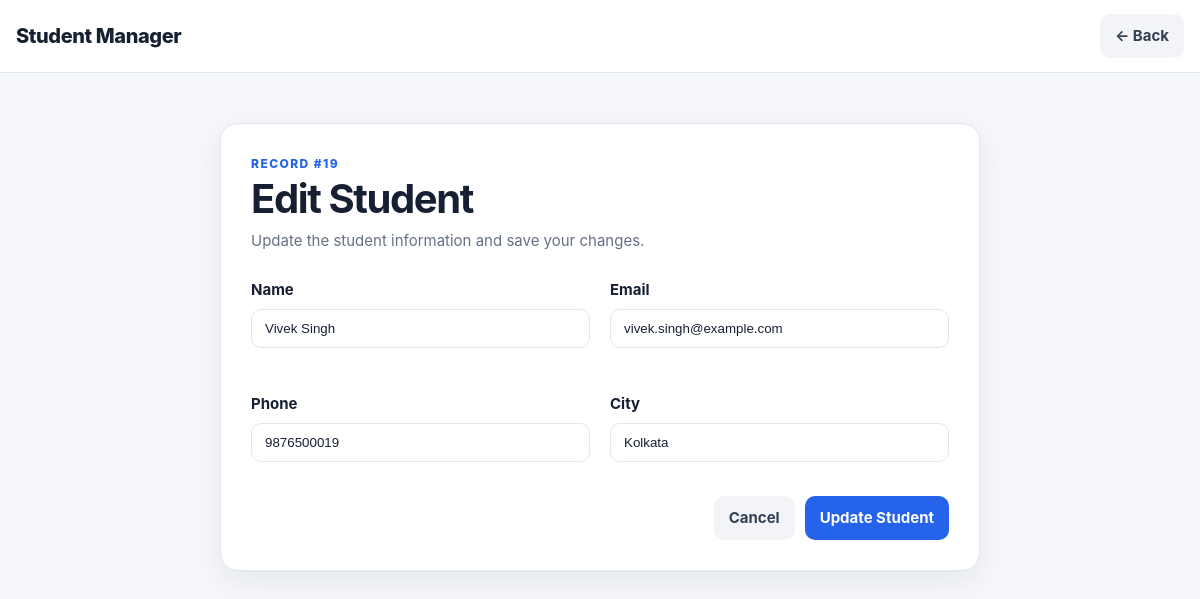
The app's page /update.php?id=19 with its own data.
### tables this page shows
CREATE TABLE IF NOT EXISTS students (
    id INT UNSIGNED AUTO_INCREMENT PRIMARY KEY,
    name VARCHAR(100) NOT NULL,
    email VARCHAR(150) NOT NULL UNIQUE,
    phone VARCHAR(20) NOT NULL,
    city VARCHAR(100) NOT NULL,
    created_at TIMESTAMP NOT NULL DEFAULT CURRENT_TIMESTAMP,
    updated_at TIMESTAMP NOT NULL DEFAULT CURRENT_TIMESTAMP ON UPDATE CURRENT_TIMESTAMP,
    INDEX idx_students_name (name),
    INDEX idx_students_city (city)
);

### message.php (called while the page is built, shortened)
<?php
function e(?string $value): string
{
    return htmlspecialchars((string) $value, ENT_QUOTES, 'UTF-8');
}

### update.php (the view, shortened to what this page needs)
<?php
$id = filter_input(INPUT_GET, 'id', FILTER_VALIDATE_INT);
$database = new Database();
$db = $database->getConnection();
$stmt = $db->prepare('SELECT id, name, email, phone, city FROM students WHERE id = ?');
$stmt->bind_param('i', $id);
$stmt->execute();
$student = $stmt->get_result()->fetch_assoc();
?>
<!DOCTYPE html>
<html lang="en">
<head>
    <link rel="stylesheet" href="assets/css/style.css">
</head>
<body>
<header class="topbar">
    <div class="container topbar-inner">
        <a class="brand" href="index.php">Student Manager</a>
        <a class="btn btn-light" href="index.php">← Back</a>
    </div>
</header>
<main class="container form-page">
    <section class="form-card">
        <p class="eyebrow">Record #<?= (int) $student['id'] ?></p>
        <h1>Edit Student</h1>
        <p class="muted">Update the student information and save your changes.</p>
        <form action="update.php?id=<?= (int) $student['id'] ?>" method="POST" data-student-form novalidate>
            <div class="form-grid">
                <div class="field">
                    <label for="name">Name</label>
                    <input id="name" name="name" type="text" value="<?= e($student['name']) ?>" maxlength="100" required>
                    <small class="field-error" data-error-for="name"></small>
                </div>
                <div class="field">
                    <label for="email">Email</label>
                    <input id="email" name="email" type="email" value="<?= e($student['email']) ?>" maxlength="150" required>
                    <small class="field-error" data-error-for="email"></small>
                </div>
                <div class="field">
                    <label for="phone">Phone</label>
                    <input id="phone" name="phone" type="tel" value="<?= e($student['phone']) ?>" maxlength="20" required>
                    <small class="field-error" data-error-for="phone"></small>
                </div>
                <div class="field">
                    <label for="city">City</label>
                    <input id="city" name="city" type="text" value="<?= e($student['city']) ?>" maxlength="100" required>
                    <small class="field-error" data-error-for="city"></small>
                </div>
            </div>
            <div class="form-actions">
                <a class="btn btn-light" href="index.php">Cancel</a>
                <button class="btn btn-primary" type="submit">Update Student</button>
            </div>
        </form>
    </section>
</main>
</body>
</html>

### assets/css/style.css (style rules this page uses)
:root { --bg: #f5f7fb; --surface: #ffffff; --text: #172033; --muted: #667085; --border: #e4e7ec; --primary: #2563eb; --primary-dark: #1d4ed8; --danger: #dc2626; --success-bg: #ecfdf3; --success-text: #027a48; --error-bg: #fef3f2; --error-text: #b42318; --shadow: 0 10px 30px rgba(16, 24, 40, .07); }
* { box-sizing: border-box; }
body { margin: 0; background: var(--bg); color: var(--text); font: 15px/1.6 Inter, ui-sans-serif, system-ui, -apple-system, BlinkMacSystemFont, "Segoe UI", sans-serif; }
a { color: inherit; text-decoration: none; }
.container { width: min(1180px, calc(100% - 32px)); margin-inline: auto; }
.topbar { background: var(--surface); border-bottom: 1px solid var(--border); position: sticky; top: 0; z-index: 20; }
.topbar-inner { min-height: 72px; display: flex; align-items: center; justify-content: space-between; gap: 16px; }
.brand { font-size: 20px; font-weight: 800; letter-spacing: -.02em; }
.hero-card, .panel, .form-card { background: var(--surface); border: 1px solid var(--border); border-radius: 18px; box-shadow: var(--shadow); }
h1 { margin: 4px 0 8px; font-size: clamp(28px, 4vw, 40px); line-height: 1.1; letter-spacing: -.035em; }
.muted { color: var(--muted); margin: 0; }
.eyebrow { color: var(--primary); font-size: 12px; font-weight: 800; text-transform: uppercase; letter-spacing: .12em; margin: 0; }
input { width: 100%; border: 1px solid var(--border); background: #fff; border-radius: 10px; padding: 11px 13px; color: var(--text); outline: none; transition: .2s; }
.btn { border: 0; border-radius: 10px; padding: 10px 15px; font: inherit; font-weight: 700; cursor: pointer; display: inline-flex; align-items: center; justify-content: center; gap: 7px; transition: .2s; white-space: nowrap; }
.btn-primary { background: var(--primary); color: #fff; }
.btn-light { background: #f2f4f7; color: #344054; }
.form-page { padding: 50px 0; }
.form-card { width: min(760px, 100%); margin-inline: auto; padding: 30px; }
.form-grid { display: grid; grid-template-columns: 1fr 1fr; gap: 20px; margin-top: 25px; }
.field label { display: block; font-weight: 700; margin-bottom: 7px; }
.field-error { display: block; min-height: 20px; color: var(--danger); font-size: 12px; margin-top: 4px; }
.form-actions { display: flex; justify-content: flex-end; gap: 10px; padding-top: 10px; }

### records on screen
students: id "19", name "Vivek Singh", email "vivek.singh@example.com", phone "9876500019", city "Kolkata"
